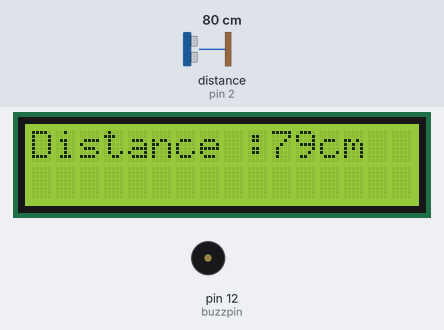
A sketch run on a simulated Arduino Uno, built with avr-gcc and run on an emulated ATmega328P. Parts: 16×2 character LCD, buzzer (waves = sounding, pin HIGH). Wiring (inferred from the names in the program): ultrasonic range finder: trigger pin 3; echo pin 2. Inputs (shaded band) come from the test bench; at power-on: distance to the obstacle (sensor on pin 2) 80 cm. The echo pulse lasts 58.3 µs per cm; pins used as bus, display or sensor lines are not drawn.

Above: at 1.2 s.
1.3 s: distance to the obstacle (sensor on pin 2) set to 55 cm
At 4.1 s:
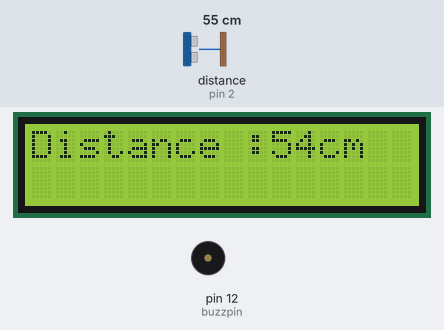
4.5 s: distance to the obstacle (sensor on pin 2) set to 48 cm
At 6.2 s:
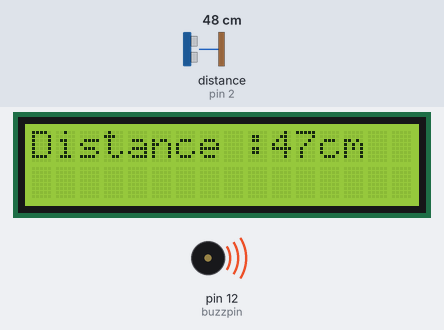
6.6 s: distance to the obstacle (sensor on pin 2) set to 2 cm
At 10.1 s:
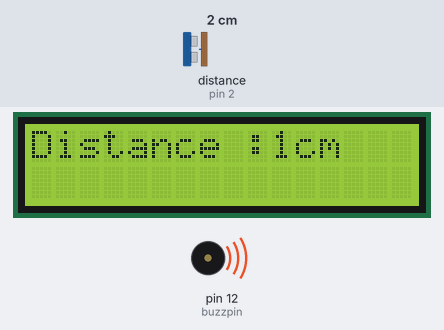
Timing chart, 0 to 11.6 s (numbered marks = the images above; inputs shaded):
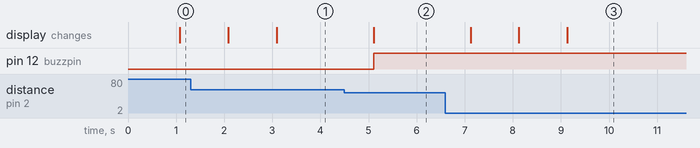

The sketch:

ultrason.ino
```cpp
// (licence header left out)
#include <LiquidCrystal.h>
#define trigPin 3
#define echoPin 2
#define RS 9
#define EN 8
#define D4 4
#define D5 5
#define D6 6
#define D7 7
#define buzzpin 12
 LiquidCrystal lcd (RS, EN, D4, D5, D6, D7);

void setup()
{

 lcd.begin(16, 2);

 pinMode(trigPin, OUTPUT);
 pinMode(echoPin, INPUT);
 pinMode (buzzpin, OUTPUT);
}

long duration, distance;
void loop()
{

 lcd.clear();
 lcd.setCursor(0, 0);
 lcd.print("Distance :");
 lcd.print(distance);
 lcd.println("cm");
 delay(1000);


 digitalWrite(trigPin, LOW);
 delayMicroseconds(2);
 digitalWrite (trigPin, HIGH);
 delayMicroseconds(10);
 digitalWrite (trigPin, LOW);
 duration = pulseIn(echoPin, HIGH);
 distance = (duration/2) /29.1;
   if (distance < 50) {
    digitalWrite(buzzpin, HIGH);
  } else {
    digitalWrite(buzzpin, LOW);
  }


}
```

Measured:
- the behaviour switches between 51 and 50 cm on distance to the obstacle (sensor on pin 2) (found by bisection; images 1 and 2)
- after the input at 1.3 s, the display: first changes after 0.78 s (image 1 shows a later state)
- after the input at 4.5 s, pin 12 (buzzpin): LOW → HIGH after 0.60 s; the display: changes after 0.61 s (image 2)
- after the input at 6.6 s, the display: changes after 0.52 s (image 3)
